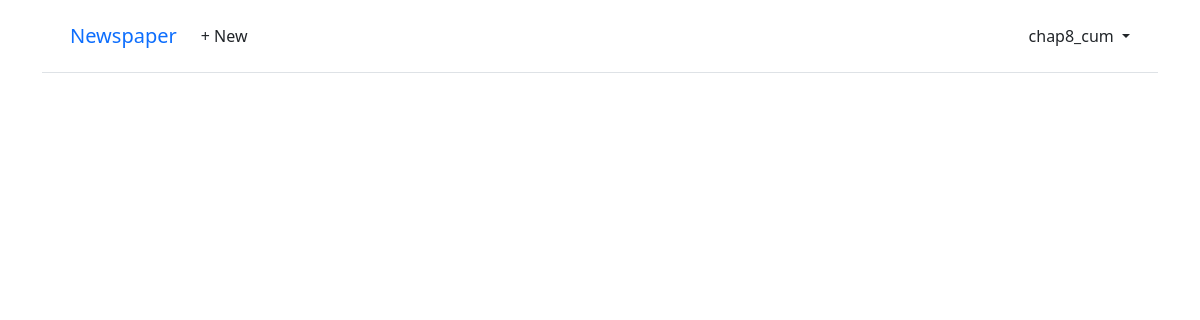
The page /articles/ (signed in) on the database as committed earlier.
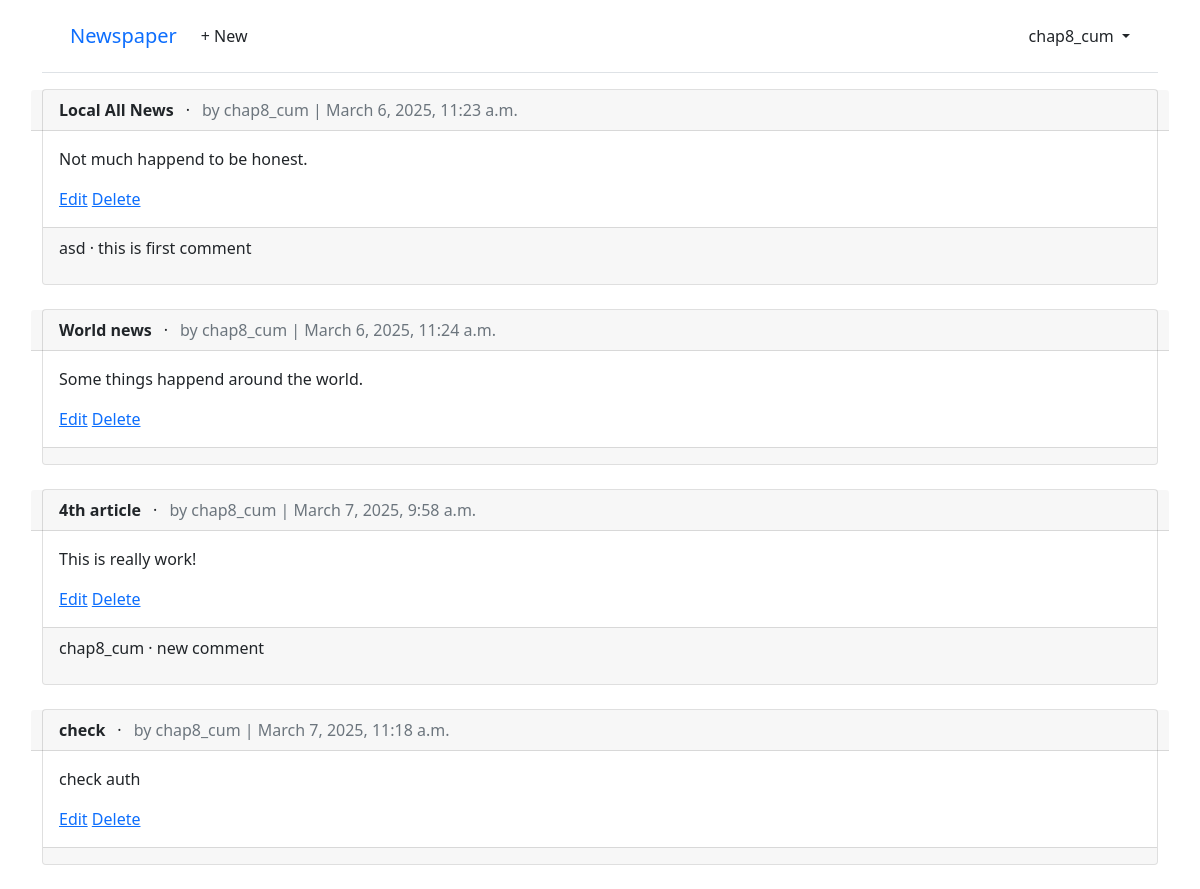
The same page on the database as committed later.
### accounts/models.py (models this page shows)
class CustomUser(AbstractUser):
    age = models.PositiveIntegerField(null = True , blank = True)

### articles/models.py (models this page shows, shortened)
class Article(models.Model):
    title = models.CharField(max_length=255)
    body = models.TextField()
    date = models.DateTimeField(auto_now_add=True)
    author = models.ForeignKey(settings.AUTH_USER_MODEL,on_delete=models.CASCADE,)

class Comment(models.Model):
    article = models.ForeignKey(Article, on_delete = models.CASCADE)
    comment = models.CharField(max_length=255)
    author = models.ForeignKey(
        settings.AUTH_USER_MODEL,
        on_delete=models.CASCADE,
    )
    def __str__(self):
        return self.comment

### articles/views.py (the view)
# urls.py: path("", ArticleListView.as_view(), name = "article_list"),
class ArticleListView(LoginRequiredMixin, ListView):
    model = Article
    template_name = "article_list.html"

### templates/article_list.html (shortened to what this page needs)
{% extends "base.html" %}
{% block content %}
{% for article in article_list %}
    <div class ="card">
        <div class ="card-header row">
          <span class ="col-auto fw-bold">{{ article.title }}</span> &middot;
          <span class ="col text-muted">by {{ article.author }} | {{ article.date }}</span>
        </div>
        <div class ="card-body">
            <p>{{ article.body }}</p>
            <a href="{% url 'article_edit' article.pk %}">Edit</a>
            <a href="{% url 'article_delete' article.pk %}">Delete</a>
        </div>
        <div class="card-footer">
            {% for comment in article.comment_set.all %}
             <p>
                <span class = "font-weight-bold">
                    {{ comment.author }} &middot;
                </span>
                {{ comment }}
             </p>
            {% endfor %}
        </div>
    </div>
    <br>
{% endfor %}
{% endblock content %}

### templates/base.html (shortened to what this page needs)
<!DOCTYPE html>
<html lang="en">
<head>
    <link href="https://cdn.jsdelivr.net/npm/bootstrap@5.1.1/dist/css/bootstrap.min.css" rel="stylesheet">
</head>
<body>
    <div class="container">
        <header class="p-3 mb-3 border-bottom">
            <div class="container">
                <div class="d-flex flex-wrap align-items-center justify-content-center justify-content-lg-start">
                    <a class="navbar-brand" href="{% url 'home' %}">Newspaper</a>
                    <ul class="nav col-12 col-lg-auto me-lg-auto mb-2 justify-content-center mb-md-0">
                        {% if user.is_authenticated %}
                            <li><a href="{% url 'article_new' %}" class="nav-link px-2 link-dark">+ New</a></li>
                        </ul>
                        <div class="dropdown text-end">
                            <a href="#" class="d-block link-dark text-decoration-none dropdown-toggle"
                               id="dropdownUser1" data-bs-toggle="dropdown" aria-expanded="false">
                                {{ user.username }}
                            </a>
                        </div>
                        {% else %}
                    </ul>
                    <div class="text-end">
                        <a href="{% url 'login' %}" class="btn btn-outline-primary me-2">Log In</a>
                        <a href="{% url 'signup' %}" class="btn btn-primary">Sign Up</a>
                    </div>
                    {% endif %}
                </div>
            </div>
        </header>
        <main>
            {% block content %}
            {% endblock content %}
        </main>
    </div>
</body>
</html>

Rows that differ between the two databases and show on the page:
added Article: title "Local All News", author "chap8_cum", date "March 6, 2025, 11:23 a.m.", body "Not much happend to be honest."
added Comment: author "asd", comment "this is first comment", shown under "Local All News"
added Article: title "World news", author "chap8_cum", date "March 6, 2025, 11:24 a.m.", body "Some things happend around the world."
added Article: title "4th article", author "chap8_cum", date "March 7, 2025, 9:58 a.m.", body "This is really work!"
added Comment: author "chap8_cum", comment "new comment", shown under "4th article"
added Article: title "check", author "chap8_cum", date "March 7, 2025, 11:18 a.m.", body "check auth"
